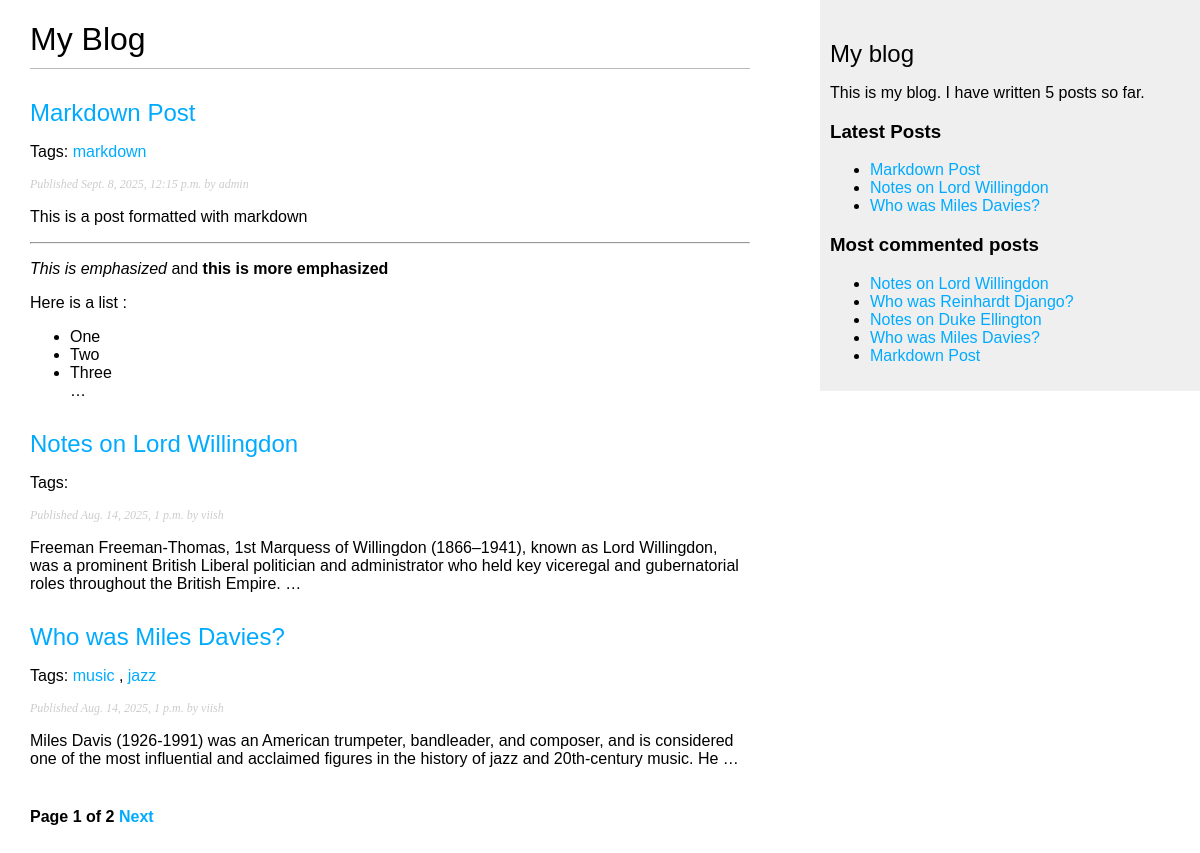
Screenshot of /blog/ with the database file from the repository.
### blog/models.py (models this page shows, shortened)
class Post(models.Model):
    class Status(models.TextChoices):
        DRAFT = 'DF', 'Draft'
        PUBLISHED = 'PB', 'Published'
    title = models.CharField(max_length=200)
    slug = models.SlugField(max_length=200, unique_for_date='publish')
    author = models.ForeignKey(
        settings.AUTH_USER_MODEL,
        on_delete=models.CASCADE,
        related_name='blog_posts',
    )
    body = models.TextField()
    publish = models.DateTimeField(default=timezone.now)
    created = models.DateTimeField(auto_now_add=True)
    updated = models.DateTimeField(auto_now=True)
    status = models.CharField(
        max_length=2,
        choices=Status,
        default=Status.DRAFT,
    )
    objects = models.Manager() # The Default Manager
    published = PublishedManager() # Custom Manager
    draft = DraftManager()
    tags = TaggableManager()
    class Meta:
        ordering = ['-publish']
        indexes = [
            models.Index(fields=['-publish']),
        ]
    def get_absolute_url(self):
        return reverse('blog:post_detail',
                       args=[
                           self.publish.year,
                           self.publish.month,
                           self.publish.day,
                           self.slug])

### blog/views.py (the view)
# urls.py: path('', views.post_list, name='post_list'),
def post_list(request, tag_slug=None):
    posts = Post.published.all()
    tag = None
    if tag_slug:
        tag = get_object_or_404(Tag, slug=tag_slug)
        posts = posts.filter(tags__in=[tag])
    paginator = Paginator(posts, 3)
    page_number = request.GET.get('page', 1)
    try:
        posts = paginator.page(page_number)
    except EmptyPage:
        posts = paginator.page(paginator.num_pages)
    except PageNotAnInteger:
        posts = paginator.page(1)
    return render(
        request,
        'blog/post/list.html',
        {'posts': posts, 'tag': tag}
    )

### blog/models.py (called while the page is built)
    def get_queryset(self):
        return(
            super().get_queryset().filter(status=Post.Status.PUBLISHED)
        )

### blog/templatetags/blog_tags.py (called while the page is built)
@register.simple_tag
def total_posts():
    return Post.objects.count()

@register.inclusion_tag('blog/post/latest_posts.html')
def show_latest_posts(count=5):
    latest_posts = Post.objects.order_by('-publish')[:count]
    return {'latest_posts': latest_posts}

@register.simple_tag
def get_most_commented_posts(count=5):
    return Post.published.annotate(
        total_comments=Count('comments')
    ).order_by('-total_comments')[:count]

@register.filter(name='markdown')
def markdown_format(text):
    return mark_safe(markdown.markdown(text))

### blog/templates/blog/post/list.html (shortened to what this page needs)
{% extends "blog/base.html" %}
{% load blog_tags %}
{% block content %}
  <h1>My Blog</h1>
  {% for post in posts %}
    <h2>
      <a href="{{ post.get_absolute_url }}">
        {{ post.title }}
      </a>
    </h2>
       <p class="tags">
          Tags:
          {% for tag in post.tags.all %}
            <a href="{% url "blog:post_list_by_tag" tag.slug %}">
              {{ tag.name }}
            </a>{% if not forloop.last %}, {% endif %}
          {% endfor %}
        </p>
    <p class="date">
      Published {{ post.publish }} by {{ post.author }}
    </p>
    {{ post.body|markdown|truncatewords_html:30 }}
  {% endfor %}
    {% include "pagination.html" with page=posts %}
{% endblock %}

### blog/templates/blog/base.html (shortened to what this page needs)
{% load blog_tags %}
{% load static %}
<!DOCTYPE html>
<html>
<head>
  <link href="{% static "css/blog.css" %}" rel="stylesheet">
</head>
<body>
  <div id="content">
    {% block content %}
    {% endblock %}
  </div>
  <div id="sidebar">
    <h2>My blog</h2>
    <p>This is my blog. I have written {% total_posts %} posts so far.
    </p>
      <h3>Latest Posts</h3>
      {% show_latest_posts 3 %}
      <h3>Most commented posts</h3>
      {% get_most_commented_posts as most_commented_posts %}
      <ul>
          {% for post in most_commented_posts %}
          <li>
              <a href="{{ post.get_absolute_url }}">{{ post.title }}</a>
          </li>
          {% endfor %}
      </ul>
  </div>
</body>
</html>

### blog/templates/blog/post/latest_posts.html
<ul>
  {% for post in latest_posts %}
    <li>
      <a href="{{ post.get_absolute_url }}">{{ post.title }}</a>
    </li>
  {% endfor %}
</ul>

### blog/static/css/blog.css (style rules this page uses)
body { margin:0; padding:0; font-family:helvetica, sans-serif; }
a { color:#00abff; text-decoration:none; }
h1 { font-weight:normal; border-bottom:1px solid #bbb; padding:0 0 10px 0; }
h2 { font-weight:normal; margin:30px 0 0; }
#content { float:left; width:60%; padding:0 0 0 30px; }
#sidebar { float:right; width:30%; padding:10px; background:#efefef; height:100%; }
p.date { color:#ccc; font-family: georgia, serif; font-size: 12px; font-style: italic; }

### rows the page displays
Post: title "Markdown Post", publish "Sept. 8, 2025, 12:15 p.m.", author "admin", body "This is a post formatted with markdown This is emphasized and this is more emphasized Here is a list : One Two Three …"
Tag: name "markdown"
Post: title "Notes on Lord Willingdon", publish "Aug. 14, 2025, 1 p.m.", author "viish", body "Freeman Freeman-Thomas, 1st Marquess of Willingdon (1866–1941), known as Lord Willingdon, was a prominent British Liberal politician and administrator who held key viceregal and gubernatorial roles throughout the British Empire. …"
Post: title "Who was Miles Davies?", publish "Aug. 14, 2025, 1 p.m.", author "viish", body "Miles Davis (1926-1991) was an American trumpeter, bandleader, and composer, and is considered one of the most influential and acclaimed figures in the history of jazz and 20th-century music. He …"
Tag: name "music"
Tag: name "jazz"
Post: title "Who was Reinhardt Django?"
Post: title "Notes on Duke Ellington"

### other values shown
{{ page.number }} "1"
{{ page.paginator.num_pages }} "2"
